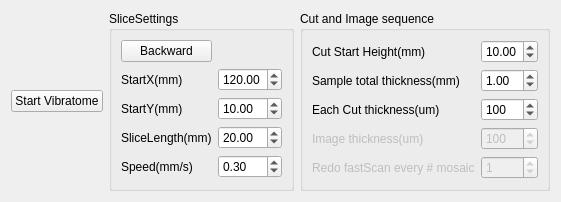
        <widget class="QWidget" name="Vibratometab">
         <attribute name="title">
          <string>Vibratome</string>
         </attribute>
         <layout class="QHBoxLayout" name="horizontalLayout_10">
          <item>
           <widget class="QPushButton" name="VibEnabled">
            <property name="maximumSize">
             <size>
              <width>300</width>
              <height>16777215</height>
             </size>
            </property>
            <property name="text">
             <string>Start Vibratome</string>
            </property>
            <property name="checkable">
             <bool>true</bool>
            </property>
           </widget>
          </item>
          <item>
           <widget class="QGroupBox" name="groupBox_3">
            <property name="maximumSize">
             <size>
              <width>500</width>
              <height>16777215</height>
             </size>
            </property>
            <property name="title">
             <string>SliceSettings</string>
            </property>
            <layout class="QGridLayout" name="gridLayout_16">
             <item row="4" column="1">
              <widget class="QLabel" name="label_22">
               <property name="text">
                <string>Speed(mm/s)</string>
               </property>
              </widget>
             </item>
             <item row="1" column="3">
              <widget class="QDoubleSpinBox" name="SliceX">
               <property name="maximum">
                <double>300.000000000000000</double>
               </property>
               <property name="value">
                <double>120.000000000000000</double>
               </property>
              </widget>
             </item>
             <item row="3" column="3">
              <widget class="QDoubleSpinBox" name="SliceLength">
               <property name="maximum">
                <double>50.000000000000000</double>
               </property>
               <property name="value">
                <double>20.000000000000000</double>
               </property>
              </widget>
             </item>
             <item row="3" column="1">
              <widget class="QLabel" name="label_20">
               <property name="text">
                <string>SliceLength(mm)</string>
               </property>
              </widget>
             </item>
             <item row="2" column="3">
              <widget class="QDoubleSpinBox" name="SliceY">
               <property name="maximum">
                <double>50.000000000000000</double>
               </property>
               <property name="value">
                <double>10.000000000000000</double>
               </property>
              </widget>
             </item>
             <item row="2" column="1">
              <widget class="QLabel" name="label_19">
               <property name="text">
                <string>StartY(mm)</string>
               </property>
              </widget>
             </item>
             <item row="1" column="1">
              <widget class="QLabel" name="label_18">
               <property name="text">
                <string>StartX(mm)</string>
               </property>
              </widget>
             </item>
             <item row="4" column="3">
              <widget class="QDoubleSpinBox" name="SliceSpeed">
               <property name="value">
                <double>0.300000000000000</double>
               </property>
              </widget>
             </item>
             <item row="0" column="1">
              <widget class="QPushButton" name="SliceDir">
               <property name="text">
                <string>Backward</string>
               </property>
               <property name="checkable">
                <bool>true</bool>
               </property>
               <property name="checked">
                <bool>false</bool>
               </property>
              </widget>
             </item>
            </layout>
           </widget>
          </item>
          <item>
           <widget class="QGroupBox" name="groupBox_8">
            <property name="title">
             <string>Cut and Image sequence</string>
            </property>
            <layout class="QGridLayout" name="gridLayout_18">
             <item row="1" column="0">
              <widget class="QLabel" name="SliceZstartLabel_3">
               <property name="text">
                <string>Cut Start Height(mm)</string>
               </property>
              </widget>
             </item>
             <item row="4" column="0">
              <widget class="QLabel" name="SliceDepthLabel_3">
               <property name="maximumSize">
                <size>
                 <width>16777215</width>
                 <height>16777206</height>
                </size>
               </property>
               <property name="text">
                <string>Each Cut thickness(um)</string>
               </property>
              </widget>
             </item>
             <item row="6" column="0">
              <widget class="QLabel" name="label_3">
               <property name="enabled">
                <bool>false</bool>
               </property>
               <property name="text">
                <string>Redo fastScan every # mosaic</string>
               </property>
              </widget>
             </item>
             <item row="1" column="1">
              <widget class="QDoubleSpinBox" name="SliceZStart">
               <property name="decimals">
                <number>2</number>
               </property>
               <property name="maximum">
                <double>50.000000000000000</double>
               </property>
               <property name="value">
                <double>10.000000000000000</double>
               </property>
              </widget>
             </item>
             <item row="3" column="0">
              <widget class="QLabel" name="SliceZnumberLabel_3">
               <property name="maximumSize">
                <size>
                 <width>16777215</width>
                 <height>16777206</height>
                </size>
               </property>
               <property name="text">
                <string>Sample total thickness(mm)</string>
               </property>
              </widget>
             </item>
             <item row="3" column="1">
              <widget class="QDoubleSpinBox" name="SMPthickness">
               <property name="value">
                <double>1.000000000000000</double>
               </property>
              </widget>
             </item>
             <item row="4" column="1">
              <widget class="QSpinBox" name="SliceZDepth">
               <property name="maximum">
                <number>1000</number>
               </property>
               <property name="value">
                <number>100</number>
               </property>
              </widget>
             </item>
             <item row="5" column="0">
              <widget class="QLabel" name="ImageDepthLabel_3">
               <property name="enabled">
                <bool>false</bool>
               </property>
               <property name="maximumSize">
                <size>
                 <width>16777215</width>
                 <height>16777206</height>
                </size>
               </property>
               <property name="text">
                <string>Image thickness(um)</string>
               </property>
              </widget>
             </item>
             <item row="5" column="1">
              <widget class="QSpinBox" name="ImageZDepth">
               <property name="enabled">
                <bool>false</bool>
               </property>
               <property name="maximum">
                <number>1000</number>
               </property>
               <property name="value">
                <number>100</number>
               </property>
              </widget>
             </item>
             <item row="6" column="1">
              <widget class="QSpinBox" name="backReget">
               <property name="enabled">
                <bool>false</bool>
               </property>
               <property name="value">
                <number>1</number>
               </property>
              </widget>
             </item>
            </layout>
           </widget>
          </item>
         </layout>
        </widget>
